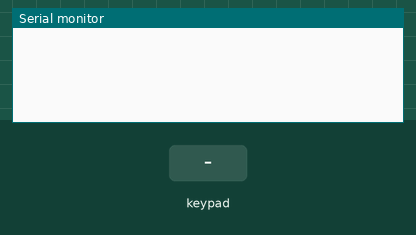
Recording of a sketch running on a simulated Arduino Uno, built with avr-gcc and run on an emulated ATmega328P. On the bench: the last lines printed to the serial monitor. Wiring (inferred from the names in the program): 4×4 keypad with keys 1 2 3 A 4 5 6 B 7 8 9 C * 0 # D (labels assumed): rows pin 13, pin 12, pin 11, pin 10; columns pin 9, pin 8, pin 7, pin 6. Inputs (shaded band) come from the test bench.

Above: at 1.2 s.
1.3 s: key '1' pressed
At 1.8 s:
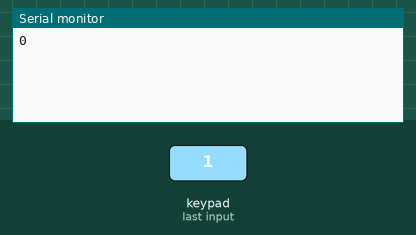
2.8 s: keypad keys 1 2 # pressed 0.4 s apart
At 4.8 s:
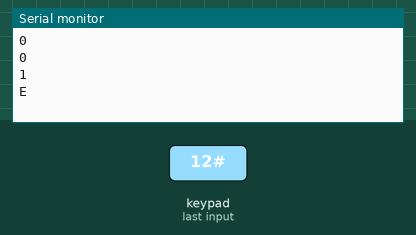
5.5 s: key '9' pressed
At 6.2 s:
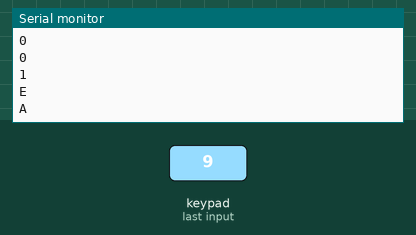
7.0 s: keypad keys 1 2 * pressed 0.4 s apart
At 9.2 s:
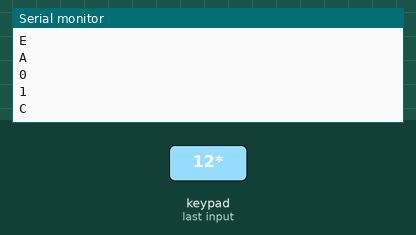
9.7 s: key 'C' pressed
At 10.6 s:
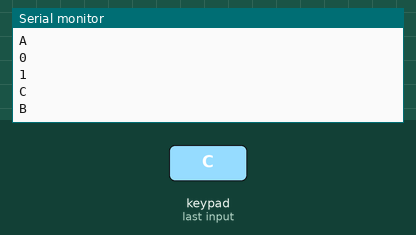
11.2 s: keypad keys 1 2 D pressed 0.4 s apart
At 12.4 s:
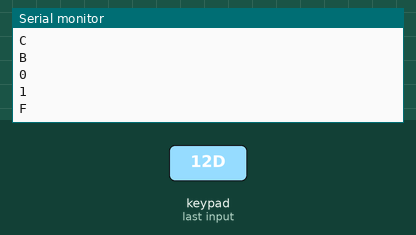

The sketch:

16_keypad_4x4.ino
```cpp
const int ROW[4] = {13, 12, 11, 10};  //OUTPUT
const int COL[4] = {9, 8, 7, 6};   //INPUT
int colVal[4] = {LOW};

void setup() {
  // put your setup code here, to run once:
  for (int i = 0; i < 4; i++) {
    pinMode(ROW[i], OUTPUT);
    digitalWrite(ROW[i], LOW);

    pinMode(COL[i], INPUT);
  }

  Serial.begin(115200);

}

void loop() {
  // put your main code here, to run repeatedly:
  for(int i = 0; i < 4; i++) {
    digitalWrite(ROW[i], HIGH);
    //col read
    for(int j = 0; j < 4; j++) {
      colVal[j] = digitalRead(COL[j]);
    }

    digitalWrite(ROW[i], LOW);

    for(int j = 0; j < 4; j++) {
      if(colVal[j] == HIGH) {
        // Serial.print("Row: ");
        // Serial.print(i);
        // Serial.print(" , Col: ");
        // Serial.print(j);
        // Serial.print(" -> ");
        Serial.println(i * 4 + j, HEX);

        delay(200);
      }
    }
  }

}
```

Measured:
- after the input at 1.3 s, the serial monitor: prints a new line at once (image 1)
- after the input at 2.8 s, the serial monitor: prints a new line after 0.40 s (image 2)
- after the input at 5.5 s, the serial monitor: prints a new line at once (image 3)
- after the input at 7.0 s, the serial monitor: prints a new line at once (image 4)
- after the input at 9.7 s, the serial monitor: prints a new line at once (image 5)
- after the input at 11.2 s, the serial monitor: prints a new line at once (image 6)
